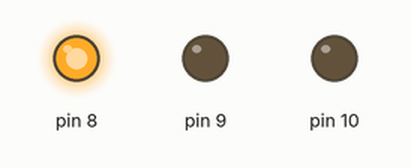
Simulated run of this sketch. Board: Arduino Uno, built with avr-gcc and run on an emulated ATmega328P. On the bench: output pins drawn as LEDs (lit = HIGH).

Above: at 2.0 s.
At 5.0 s:
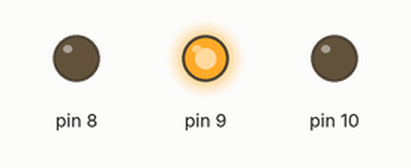
At 8.0 s:
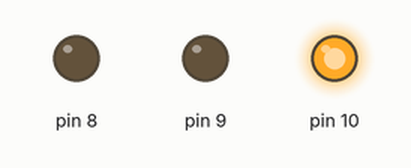
At 13.0 s:
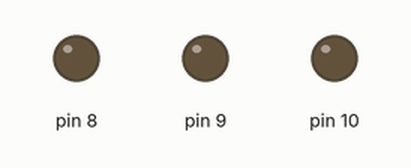
Timing chart, 0 to 18.9 s (numbered marks = the images above):
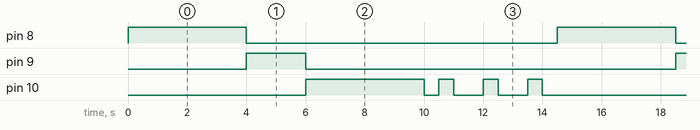

Measured:
- by itself, pin 8: alternates HIGH for 4.0 s and LOW for 10.5 s
- by itself, pin 9: alternates HIGH for 2.0 s and LOW for 12.5 s
- by itself, pin 10: repeats every 14.5 s: LOW 0.50 s, 2 × (HIGH 0.50 s, LOW 1.0 s), HIGH 0.50 s, LOW 6.5 s, HIGH 4.0 s

The sketch:

modular_traffic_controller.ino
```cpp
void setup() {
  pinMode(8, OUTPUT);
  pinMode(9, OUTPUT);
  pinMode(10, OUTPUT);

}

void redLight(){
  digitalWrite(8, HIGH);
  digitalWrite(9, LOW);
  digitalWrite(10, LOW);

}

void yellowLight(){
  digitalWrite(8, LOW);
  digitalWrite(9, HIGH);
  digitalWrite(10, LOW);
}

void greenLight(){
  digitalWrite(8, LOW);
  digitalWrite(9, LOW);
  digitalWrite(10, HIGH);
}

void blinkGreen(){
  for(int i=1; i<=3; i++){
    digitalWrite(10, LOW);
    delay(500);
    digitalWrite(10, HIGH);
    delay(500);
    digitalWrite(10, LOW);
    delay(500);
  }
}

void loop() {
  redLight();
  delay(4000);

  yellowLight();
  delay(2000);

  greenLight();
  delay(4000);

  blinkGreen();

}
```
